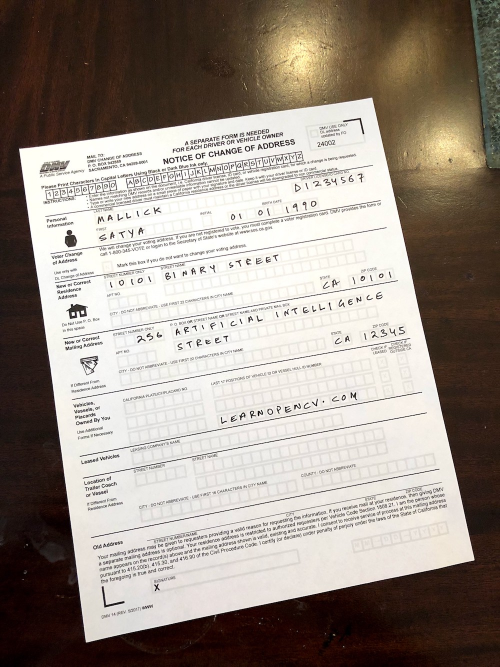
#> input picture Fundamentals of Computer Vision & Image Processing in Python/Project 3/Document Scanner/scanned-form.jpg, 1000 x 1333 px (shown at 1/2 size)
$ jupyter execute 'Document Scanner.ipynb'
#> lines starting #> are read from the running program, lines starting #| are printed output that depends on the picture; after the words box and inside, x2 and y2 are one past the last pixel; in counts of white or black regions, pixels touching at a corner belong together
[cell 1]
import cv2
import numpy as np
import matplotlib.pyplot as plt

[cell 2]
image=cv2.imread('scanned-form.jpg')
#> image is the input picture: shape (1333, 1000, 3); mean B, G, R 136, 144.9, 154.7
plt.imshow(image)

[cell 3]
imageGray=cv2.cvtColor(image,cv2.COLOR_BGR2GRAY)
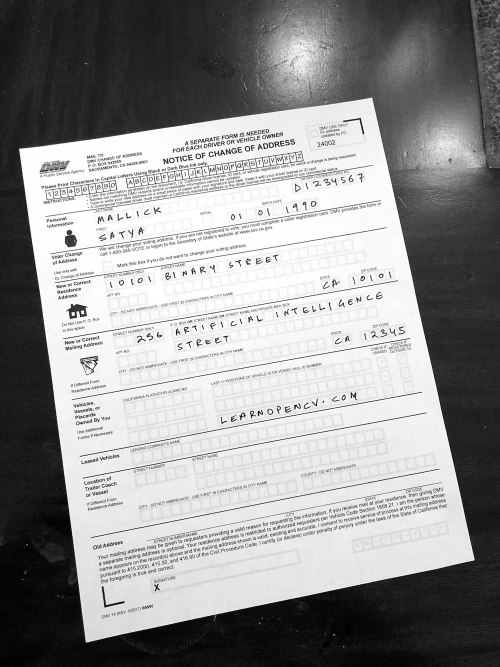
#> imageGray: shape (1333, 1000) (shown at 1/2 size); min 0, max 255, mean 146.8
plt.imshow(imageGray)

[cell 4]
grayblur=cv2.GaussianBlur(imageGray,(5,5),0)
# plt.imshow(grayblur)
# thresh,imagethresh=cv2.threshold(grayblur,200,255,cv2.THRESH_BINARY_INV)
# plt.imshow(imagethresh)
canny=cv2.Canny(grayblur,30,50)
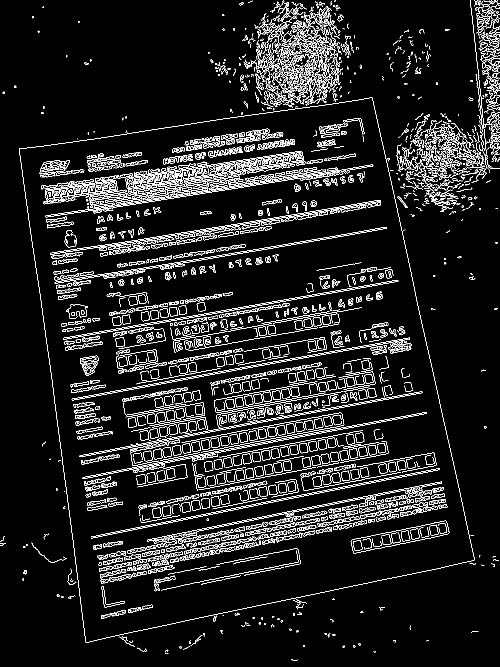
#> canny: shape (1333, 1000) (shown at 1/2 size); 7.8% white in thin lines or dots
plt.imshow(canny)

[cell 5]
contours, heirarchy = cv2.findContours(canny,cv2.RETR_LIST,cv2.CHAIN_APPROX_SIMPLE)
#> contours = 3959 contours, 2642 with area under 20; largest, box (x1, y1, x2, y2) and area: (38, 195, 949, 1285) 729834, (38, 195, 949, 1285) 729830, (279, 302, 613, 380) 7234, (701, 1041, 899, 1107) 5342, (701, 1041, 899, 1107) 5332
contours=sorted(contours,key=cv2.contourArea,reverse=True)

[cell 6]
# print(len(contours))

for c in contours:
    epi= 0.02*cv2.arcLength(c,True)
    corners=cv2.approxPolyDP(c,epi,True)
    if len(corners)==4:
        target=corners
        break
#> this loop made 1 pass
#> (epi, target) on pass 1: (72.91, [[744, 195], [38, 297], [171, 1284], [948, 1120]])

out=image.copy()
cv2.drawContours(out,[target],-1,[0,255,0],10)
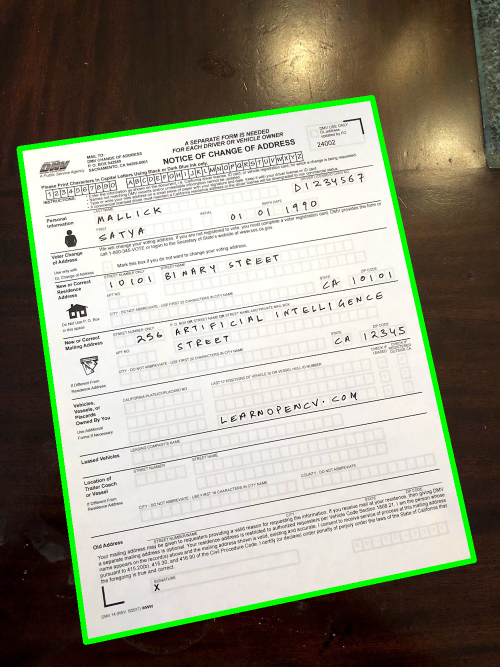
#> out: shape (1333, 1000, 3) (shown at 1/2 size); 2.85% of pixels changed, all inside (x1, y1, x2, y2) = (33, 190, 954, 1290)
print(corners)
#| [[[ 744  195]]
#|  [[  38  297]]
#|  [[ 171 1284]]
#|  [[ 948 1120]]]
plt.imshow(out)

[cell 7]
target
#> Out = [[744, 195], [38, 297], [171, 1284], [948, 1120]]

[cell 8]
image.shape
#> Out = (1333, 1000, 3)

[cell 9]
output=[[0,0],[1000,0],[1000,1333],[0,1333]]

[cell 10]
M=cv2.getPerspectiveTransform(np.float32(target),np.float32(output))
#> M = [[-1.42, 0.314, 997.2], [0.221, 1.53, -463.6], [-4.94e-05, 0.000129, 1]]

[cell 11]
final=cv2.warpPerspective(image,M,(output[2][0],output[2][1]),flags=cv2.INTER_LINEAR)
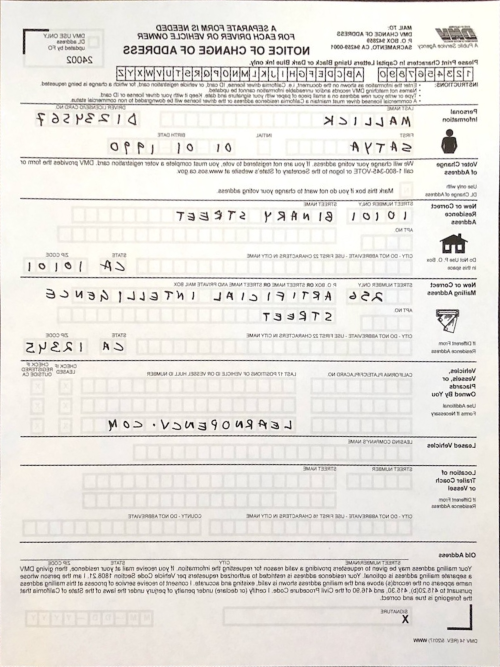
#> final: shape (1333, 1000, 3) (shown at 1/2 size); mean B, G, R 223.1, 228.1, 231.1

[cell 12]
warpedimage=cv2.flip(final,1)
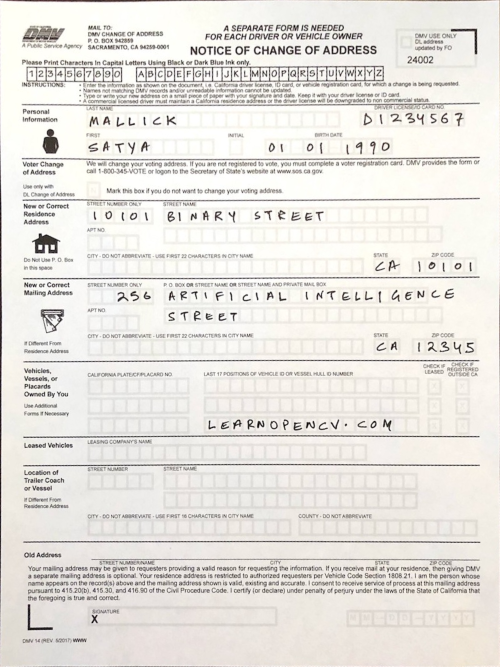
#> warpedimage: shape (1333, 1000, 3) (shown at 1/2 size); mean B, G, R 223.1, 228.1, 231.1

[cell 13]
cv2.imwrite('FinalScanned.jpg',warpedimage)
#> Out = True
